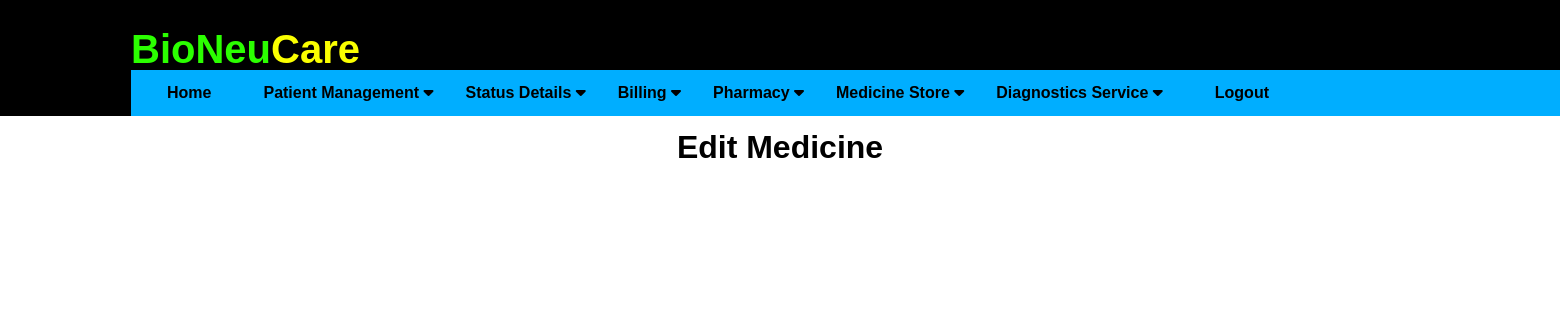
The page /editmedicinedetail/1 (signed in) on the database as committed earlier.
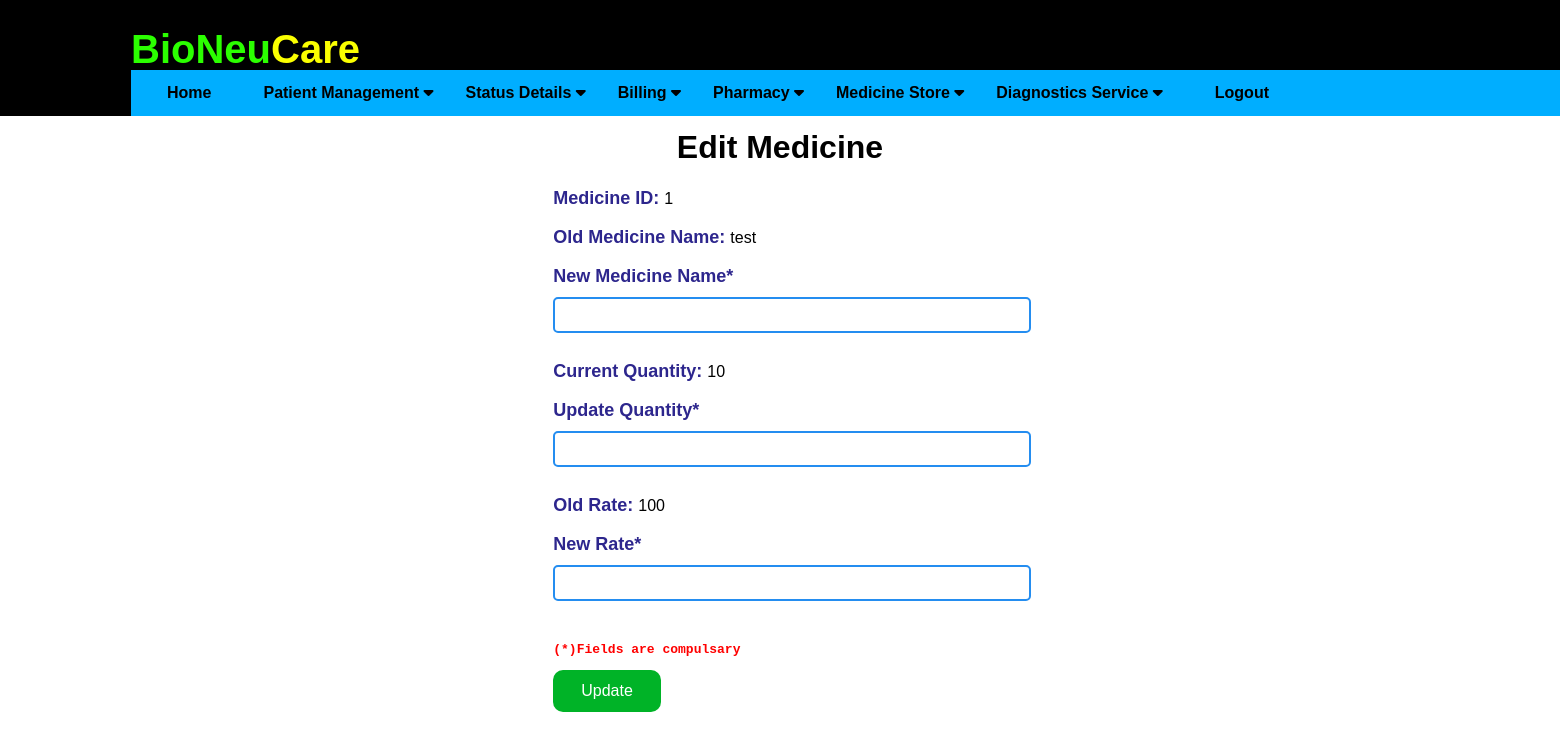
The same page on the database as committed later.
### application/routes.py (models this page shows)
class MedicineMaster(db.Model):
    __tablename__ = 'medicinemaster'
    mid = Column(Integer, ForeignKey('medicines.mid'), primary_key=True)
    mname = Column(db.String(20))
    qavailable = Column(db.Integer)
    rate = Column(db.Integer)

### application/routes.py (the view, shortened to what this page needs)
@app.route('/editmedicinedetail/<mid>', methods=['GET', 'POST'] )
def editmedicinedetail(mid):
    print("id is : ", mid)
    if 'username' in session:
        print("inside sesssss")
        print(datetime.now())
        editpat = MedicineMaster.query.filter_by( mid = mid )
        return render_template('editmedicinedetail.html', editpat = editpat)

### application/templates/editmedicinedetail.html (shortened to what this page needs)
{% extends "layout.html" %}
{% block content %}
<div class="form1">
    <h1 id="cst_head">Edit Medicine </h1>
    {% for edit in editpat %}
    <form action="" method="POST">
        <label for="id">Medicine ID:   </label> {{ edit.mid }} <br><br>
        <label for="Name">Old Medicine Name:   </label> {{ edit.mname }} <br><br>
        <label for="New customer Name*">New Medicine Name*</label>
        <input type="text" class="text1" id="mname" name="mname" required><br><br>
        <label for="Old Address">Current Quantity:  </label> {{ edit.qavailable }} <br><br>
        <label for="New Address*">Update Quantity*</label>
        <input type="number" class="text1" id="qavailable" min="1" name="qavailable" required><br><br>
        <label for="Old Age">Old Rate:  </label> {{ edit.rate }} <br><br>
        <label for="New Age*">New Rate*</label>
        <input type="number" class="text1" id="rate" name="rate" min="1" required><br><br>
        <pre>(*)Fields are compulsary</pre>
        <button  type="submit" class="ubutton">Update</button>
    </form>
    {% endfor %}
</div>
{% endblock %}

Rows that differ between the two databases and show on the page:
added MedicineMaster: mid "1", mname "test", qavailable "10", rate "100"
